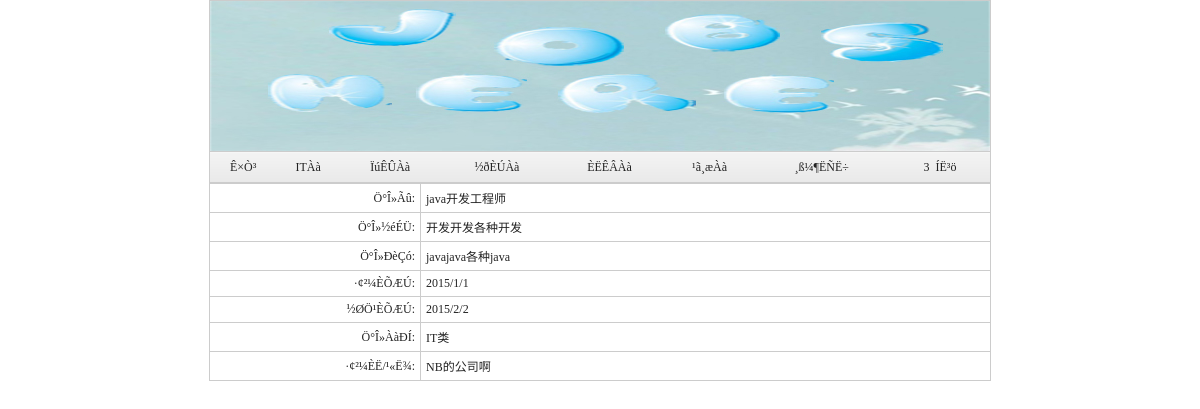
Screenshot of /rdetails.php?jobid=2 (signed in) with the database file from the repository.
### tables this page shows
CREATE TABLE `jobs` (
  `jobid` bigint(20) NOT NULL auto_increment,
  `jobname` varchar(50) NOT NULL,
  `jobabout` varchar(255) NOT NULL,
  `jobskill` varchar(255) NOT NULL,
  `starttime` varchar(50) default NULL,
  `endtime` varchar(50) NOT NULL,
  `type` varchar(20) default NULL,
  `rname` varchar(30) NOT NULL,
  `rid` bigint(20) NOT NULL,
  PRIMARY KEY  (`jobid`)
);

### rdetails.php (the view, shortened to what this page needs)
<?php
include("config.php");
?>
<html xmlns="http://www.w3.org/1999/xhtml">
<head>
<link rel="stylesheet" href="style.css" type="text/css">
</head>
<?
	$jobid=$_GET['jobid'];
$sql="select * from jobs where jobid='$jobid' and rid = '".$_SESSION['rid']."'";
$re=mysql_query($sql,$conn);
$result=mysql_fetch_array($re);
?>
<body>
<?php include("rhead.php");?>
<table width="782" border="0" align="center" cellpadding="5" cellspacing="1" bgcolor="#CCCCCC">
  <tr>
    <td width="200" align="right" bgcolor="#FFFFFF">Ö°Î»Ãû:
      </td>
    <td bgcolor="#FFFFFF"><?php echo $result["jobname"];?></td>
  <tr>
    <td align="right" bgcolor="#FFFFFF">Ö°Î»½éÉÜ:
      </td>
     <td bgcolor="#FFFFFF"><?php echo $result["jobabout"];?></td>
  </tr>
  <tr>
    <td align="right" bgcolor="#FFFFFF">Ö°Î»ÐèÇó:
      </td>
     <td bgcolor="#FFFFFF"><?php echo $result["jobskill"];?></td>
  </tr>
  <tr>
    <td align="right" bgcolor="#FFFFFF">·¢²¼ÈÕÆÚ:
      </td>
     <td bgcolor="#FFFFFF"><?php echo $result["starttime"];?></td>
  </tr>
  <tr>
    <td align="right" bgcolor="#FFFFFF">½ØÖ¹ÈÕÆÚ:
      </td>
     <td bgcolor="#FFFFFF"><?php echo $result["endtime"];?></td>
  </tr>
  <tr>
    <td align="right" bgcolor="#FFFFFF">Ö°Î»ÀàÐÍ:
      </td>
     <td bgcolor="#FFFFFF"><?php echo $result["type"];?></td>
  </tr>
  <tr>
    <td align="right" bgcolor="#FFFFFF">·¢²¼ÈË/¹«Ë¾:
      </td>
     <td bgcolor="#FFFFFF"><?php echo $result["rname"];?></td>
  </tr>
 </table>
</body>
</html>

### style.css (style rules this page uses)
body { margin-left: 0px;margin-top: 0px;margin-right: 0px;margin-bottom: 0px;background-color: #FFFFFF;line-height:20px; }

### rows the page displays
jobs: jobname "java开发工程师", jobabout "开发开发各种开发", jobskill "javajava各种java", starttime "2015/1/1", endtime "2015/2/2", type "IT类", rname "NB的公司啊"

### other values shown
$_SESSION['rid'] "3"
